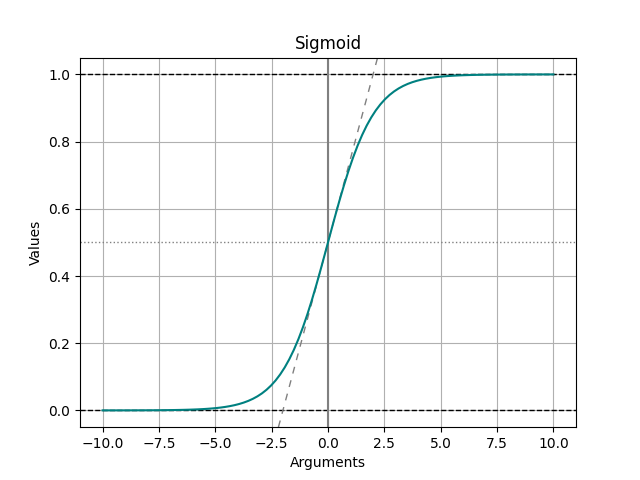

This figure's Python source:
import numpy as np
import math
import matplotlib.pyplot as plt


def sigmoid(x):
    y = 1.0 / (1 + math.exp(-x))
    return y

arguments = np.linspace(-10, 10, 100)
values = []


for argument in arguments:
    values.append(sigmoid(argument))

plt.title("Sigmoid")
plt.axhline(y = 0, color = "black", linewidth = 1, linestyle = "--")
plt.axhline(y = 1.0, color = "black", linewidth = 1, linestyle = "--")
plt.axhline(y = 0.5, color = "grey", linewidth = 1, linestyle=":")
plt.axvline(color = "grey")
plt.axline((0, 0.5), slope = 0.25, color = "grey", linewidth = 1, linestyle = (0, (5, 5)))
plt.xlabel("Arguments")
plt.ylabel("Values")
plt.grid()
plt.plot(arguments, values, color = "teal", linewidth = 1.5, label = r"$\sigma(t) = \frac{1}{1 + e^{-t}}$")
plt.show()
